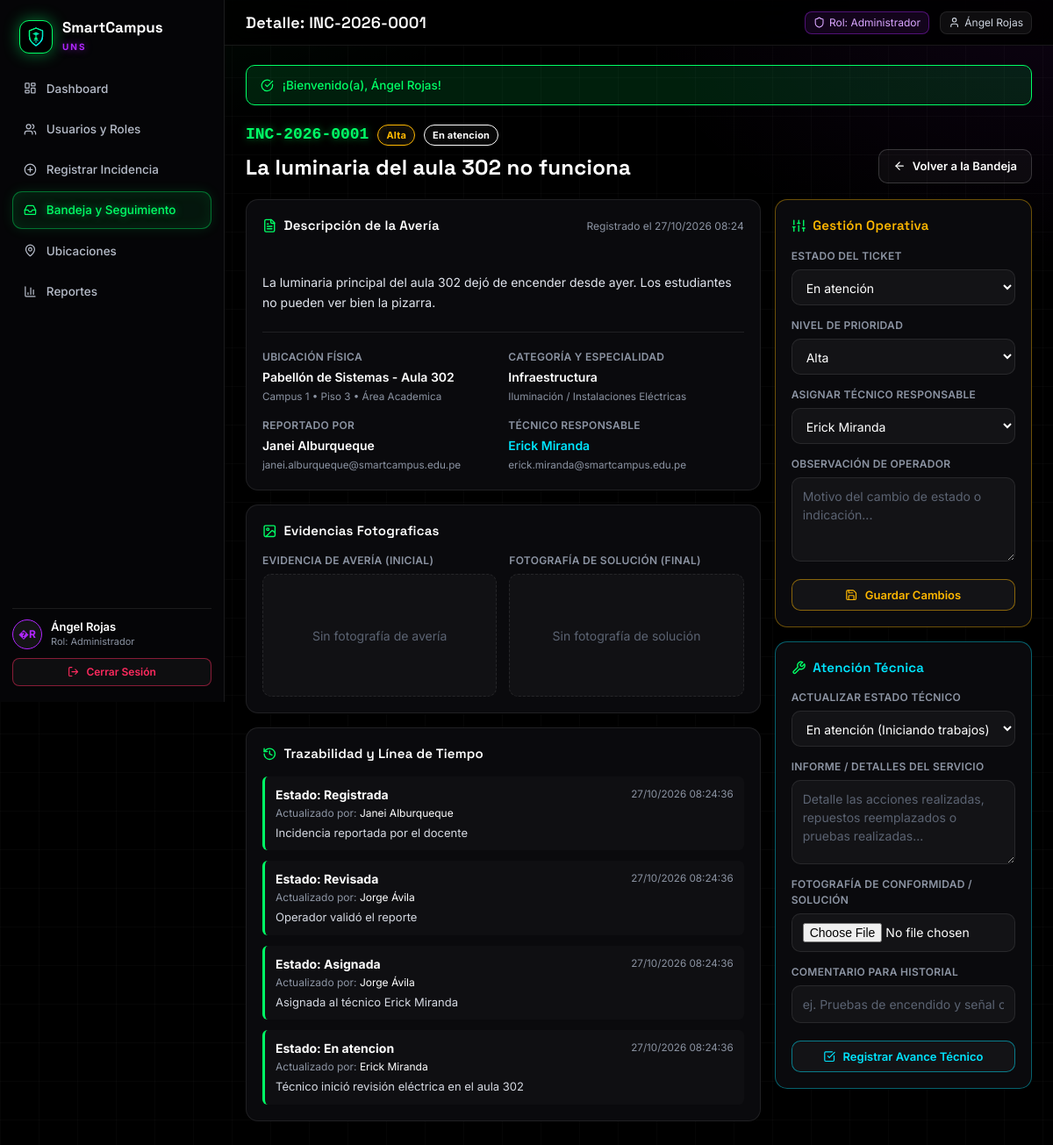
The page /detalle.php?id=1 (signed in) on the database its author committed.
### tables this page shows
CREATE TABLE Incidencias (
    idIncidencia INT AUTO_INCREMENT PRIMARY KEY,
    idReportante INT NOT NULL,
    idTecnico INT NULL,
    idSubCateg INT NOT NULL,
    idUbic INT NOT NULL,
    codIncdencia VARCHAR(30) NOT NULL UNIQUE,
    titulo VARCHAR(200) NOT NULL,
    descripIncidencia TEXT NOT NULL,
    prioridad ENUM('Baja', 'Media', 'Alta', 'Critica') DEFAULT 'Media',
    estado ENUM('Registrada', 'Revisada', 'Asignada', 'En atencion', 'Resuelta') DEFAULT 'Registrada',
    imagen_evidencia LONGTEXT NULL,
    imagen_solucion LONGTEXT NULL,
    informe_tecnico TEXT NULL,
    creadoIncd TIMESTAMP DEFAULT CURRENT_TIMESTAMP,
    actualizado TIMESTAMP DEFAULT CURRENT_TIMESTAMP ON UPDATE CURRENT_TIMESTAMP,
    FOREIGN KEY (idReportante) REFERENCES Usuarios(idUsuario),
    FOREIGN KEY (idTecnico) REFERENCES Usuarios(idUsuario),
    FOREIGN KEY (idSubCateg) REFERENCES SubCategorias(idSubCateg),
    FOREIGN KEY (idUbic) REFERENCES Ubicaciones(idUbic)
);

CREATE TABLE Ubicaciones (
    idUbic INT AUTO_INCREMENT PRIMARY KEY,
    campus VARCHAR(50) NOT NULL,
    pabellon VARCHAR(80) NOT NULL,
    piso VARCHAR(20) NOT NULL,
    aula_espacio VARCHAR(80) NOT NULL,
    area_tipo ENUM('Academica', 'Laboratorio', 'Administrativa', 'Biblioteca', 'Servicios Generales', 'Areas comunes') DEFAULT 'Academica'
);

CREATE TABLE Categorias (
    idCategoria INT AUTO_INCREMENT PRIMARY KEY,
    nomCateg VARCHAR(100) NOT NULL,
    icono VARCHAR(50) NULL,
    color VARCHAR(20) NULL
);

CREATE TABLE SubCategorias (
    idSubCateg INT AUTO_INCREMENT PRIMARY KEY,
    idCategoria INT NOT NULL,
    nomSubCatg VARCHAR(120) NOT NULL,
    FOREIGN KEY (idCategoria) REFERENCES Categorias(idCategoria) ON DELETE CASCADE
);

CREATE TABLE Usuarios (
    idUsuario INT AUTO_INCREMENT PRIMARY KEY,
    idRol INT NOT NULL,
    codUsuario VARCHAR(20) UNIQUE,
    nomUsuario VARCHAR(100) NOT NULL,
    email VARCHAR(120) NOT NULL UNIQUE,
    password VARCHAR(255) NOT NULL,
    departamento VARCHAR(120) NULL,
    activo BOOLEAN DEFAULT TRUE,
    creadoUsr TIMESTAMP DEFAULT CURRENT_TIMESTAMP,
    FOREIGN KEY (idRol) REFERENCES Roles(idRol) ON DELETE RESTRICT
);

CREATE TABLE Historial_Incidencias (
    idHistorial INT AUTO_INCREMENT PRIMARY KEY,
    idIncidencia INT NOT NULL,
    estado_anterior VARCHAR(50) NULL,
    estado_nuevo VARCHAR(50) NOT NULL,
    cambiado_por VARCHAR(120) NOT NULL,
    nota TEXT NULL,
    fecha TIMESTAMP DEFAULT CURRENT_TIMESTAMP,
    FOREIGN KEY (idIncidencia) REFERENCES Incidencias(idIncidencia) ON DELETE CASCADE
);

### includes/auth.php (called while the page is built, shortened)
<?php
function currentUser(): ?array {
    return $_SESSION['usuario'] ?? null;
}

### detalle.php (the view, shortened to what this page needs)
<?php
require_once __DIR__ . '/includes/conexion.php';
require_once __DIR__ . '/includes/auth.php';
$idIncidencia = (int)($_GET['id'] ?? 0);
$sqlInc = "
    SELECT
        i.*,
        u.campus, u.pabellon, u.piso, u.aula_espacio, u.area_tipo,
        rep.nomUsuario as nomReportante, rep.email as emailReportante, rep.departamento as dptoReportante,
        tec.nomUsuario as nomTecnico, tec.email as emailTecnico,
        sc.nomSubCatg as subcategoria,
        c.nomCateg as categoria
    FROM incidencias i
    INNER JOIN usuarios rep ON i.idReportante = rep.idUsuario
    LEFT JOIN usuarios tec ON i.idTecnico = tec.idUsuario
    INNER JOIN ubicaciones u ON i.idUbic = u.idUbic
    INNER JOIN subcategorias sc ON i.idSubCateg = sc.idSubCateg
    INNER JOIN categorias c ON sc.idCategoria = c.idCategoria
    WHERE i.idIncidencia = :id
    LIMIT 1
";
$stmt = $pdo->prepare($sqlInc);
$stmt->execute([':id' => $idIncidencia]);
$inc = $stmt->fetch();
$stmtTec = $pdo->query("
    SELECT u.idUsuario, u.nomUsuario, u.email
    FROM usuarios u
    INNER JOIN roles r ON u.idRol = r.idRol
    WHERE r.nomRol = 'tecnico' AND u.activo = 1
");
$tecnicosDisponibles = $stmtTec->fetchAll();
$stmtHist = $pdo->prepare("
    SELECT * FROM historial_incidencias
    WHERE idIncidencia = :id
    ORDER BY fecha ASC
");
$stmtHist->execute([':id' => $idIncidencia]);
$historial = $stmtHist->fetchAll();
include __DIR__ . '/includes/header.php';
?>
<div class="page-h">
    <div>
        <div style="display:flex;align-items:center;gap:10px;margin-bottom:6px">
            <span class="mono txt-g" style="font-size:18px;font-weight:700"><?= htmlspecialchars($inc['codIncdencia']) ?></span>
            <span class="badge b-<?= htmlspecialchars($inc['prioridad']) ?>"><?= htmlspecialchars($inc['prioridad']) ?></span>
            <span class="badge e-<?= str_replace(' ', '-', htmlspecialchars($inc['estado'])) ?>"><?= htmlspecialchars($inc['estado']) ?></span>
        </div>
        <h1><?= htmlspecialchars($inc['titulo']) ?></h1>
    </div>
    <div>
        <a href="bandeja.php" class="btn">
            <i data-lucide="arrow-left"></i>
            <span>Volver a la Bandeja</span>
        </a>
    </div>
</div>
<div class="grid g-21">
    <div style="display:flex;flex-direction:column;gap:16px">
        <div class="card">
            <div class="card-h">
                <h3><i data-lucide="file-text"></i> Descripción de la Avería</h3>
                <span class="muted" style="font-size:12px">
                    Registrado el <?= date('d/m/Y H:i', strtotime($inc['creadoIncd'])) ?>
                </span>
            </div>
            <div style="font-size:14px;line-height:1.6;color:#e1e5ee;white-space:pre-line;padding:6px 0">
                <?= nl2br(htmlspecialchars($inc['descripIncidencia'])) ?>
            </div>
            <div style="display:grid;grid-template-columns:repeat(2,minmax(0,1fr));gap:12px;margin-top:16px;padding-top:16px;border-top:1px solid var(--border)">
                <div>
                    <label class="lbl">Ubicación Física</label>
                    <div style="font-weight:600;margin-top:3px"><?= htmlspecialchars($inc['pabellon']) ?> - <?= htmlspecialchars($inc['aula_espacio']) ?></div>
                    <small class="muted"><?= htmlspecialchars($inc['campus']) ?> &bull; Piso <?= htmlspecialchars($inc['piso']) ?> &bull; Área <?= htmlspecialchars($inc['area_tipo']) ?></small>
                </div>
                <div>
                    <label class="lbl">Categoría y Especialidad</label>
                    <div style="font-weight:600;margin-top:3px"><?= htmlspecialchars($inc['categoria']) ?></div>
                    <small class="muted"><?= htmlspecialchars($inc['subcategoria']) ?></small>
                </div>
                <div>
                    <label class="lbl">Reportado Por</label>
                    <div style="font-weight:600;margin-top:3px"><?= htmlspecialchars($inc['nomReportante']) ?></div>
                    <small class="muted"><?= htmlspecialchars($inc['emailReportante']) ?></small>
                </div>
                <div>
                    <label class="lbl">Técnico Responsable</label>
                    <div style="font-weight:600;margin-top:3px;color:<?= $inc['nomTecnico'] ? 'var(--c)' : 'var(--muted)' ?>">
                        <?= $inc['nomTecnico'] ? htmlspecialchars($inc['nomTecnico']) : 'Sin técnico asignado' ?>
                    </div>
                    <?php if ($inc['emailTecnico']): ?>
                        <small class="muted"><?= htmlspecialchars($inc['emailTecnico']) ?></small>
                    <?php endif; ?>
                </div>
            </div>
        </div>
        <div class="card">
            <div class="card-h">
                <h3><i data-lucide="image"></i> Evidencias Fotograficas</h3>
            </div>
            <div style="display:grid;grid-template-columns:repeat(auto-fit, minmax(220px, 1fr));gap:14px">
                <div>
                    <label class="lbl" style="margin-bottom:6px;display:block">Evidencia de Avería (Inicial)</label>
                    <?php if (!empty($inc['imagen_evidencia']) && file_exists(__DIR__ . '/' . $inc['imagen_evidencia'])): ?>
                        <a href="<?= htmlspecialchars($inc['imagen_evidencia']) ?>" target="_blank">
                            <img src="<?= htmlspecialchars($inc['imagen_evidencia']) ?>" alt="Evidencia" style="width:100%;height:180px;object-fit:cover;border-radius:10px;border:1px solid var(--border)">
                        </a>
                    <?php else: ?>
                        <div style="height:140px;background:rgba(255,255,255,0.03);border:1px dashed var(--border);border-radius:10px;display:grid;place-items:center;color:var(--dim)">
                            <span>Sin fotografía de avería</span>
                        </div>
                    <?php endif; ?>
                </div>
                <div>
                    <label class="lbl" style="margin-bottom:6px;display:block">Fotografía de Solución (Final)</label>
                    <?php if (!empty($inc['imagen_solucion']) && file_exists(__DIR__ . '/' . $inc['imagen_solucion'])): ?>
                        <a href="<?= htmlspecialchars($inc['imagen_solucion']) ?>" target="_blank">
                            <img src="<?= htmlspecialchars($inc['imagen_solucion']) ?>" alt="Solución" style="width:100%;height:180px;object-fit:cover;border-radius:10px;border:1px solid var(--border)">
                        </a>
                    <?php else: ?>
                        <div style="height:140px;background:rgba(255,255,255,0.03);border:1px dashed var(--border);border-radius:10px;display:grid;place-items:center;color:var(--dim)">
                            <span>Sin fotografía de solución</span>
                        </div>
                    <?php endif; ?>
                </div>
            </div>
        </div>
        <div class="card">
            <div class="card-h">
                <h3><i data-lucide="history"></i> Trazabilidad y Línea de Tiempo</h3>
            </div>
            <div style="display:flex;flex-direction:column;gap:12px;margin-top:8px">
                <?php foreach ($historial as $h): ?>
                    <div style="display:flex;gap:12px;padding:10px 12px;background:rgba(255,255,255,0.02);border-left:3px solid var(--g);border-radius:6px">
                        <div style="min-width:0;flex:1">
                            <div style="display:flex;justify-content:space-between;align-items:center;gap:10px">
                                <b>Estado: <?= htmlspecialchars($h['estado_nuevo']) ?></b>
                                <small class="muted"><?= date('d/m/Y H:i:s', strtotime($h['fecha'])) ?></small>
                            </div>
                            <div style="font-size:12px;color:var(--muted);margin-top:2px">
                                Actualizado por: <span style="color:#fff"><?= htmlspecialchars($h['cambiado_por']) ?></span>
                            </div>
                            <?php if (!empty($h['nota'])): ?>
                                <div style="font-size:13px;margin-top:4px;color:#d5d9e2">
                                    <?= htmlspecialchars($h['nota']) ?>
                                </div>
                            <?php endif; ?>
                        </div>
                    </div>
                <?php endforeach; ?>
            </div>
        </div>
    </div>
    <div>
        <?php if ($rol === 'operador' || $rol === 'administrador'): ?>
            <div class="card" style="margin-bottom:16px;border-color:rgba(255,184,0,0.4)">
                <div class="card-h">
                    <h3 style="color:var(--a)"><i data-lucide="sliders"></i> Gestión Operativa</h3>
                </div>
                <form method="POST" action="detalle.php?id=<?= $idIncidencia ?>">
                    <div class="field">
                        <label for="estado">Estado del Ticket</label>
                        <select id="estado" name="estado">
                            <option value="En atencion" <?= $inc['estado'] === 'En atencion' ? 'selected' : '' ?>>En atención</option>
                        </select>
                    </div>
                    <div class="field">
                        <label for="prioridad">Nivel de Prioridad</label>
                        <select id="prioridad" name="prioridad">
                            <option value="Alta" <?= $inc['prioridad'] === 'Alta' ? 'selected' : '' ?>>Alta</option>
                        </select>
                    </div>
                    <div class="field">
                        <label for="idTecnico">Asignar Técnico Responsable</label>
                        <select id="idTecnico" name="idTecnico">
                            <?php foreach ($tecnicosDisponibles as $t): ?>
                                <option value="<?= $t['idUsuario'] ?>" <?= ((int)$inc['idTecnico'] === (int)$t['idUsuario']) ? 'selected' : '' ?>>
                                    <?= htmlspecialchars($t['nomUsuario']) ?>
                                </option>
                            <?php endforeach; ?>
                        </select>
                    </div>
                    <div class="field">
                        <label for="nota_op">Observación de Operador</label>
                        <textarea id="nota_op" name="nota" rows="2" placeholder="Motivo del cambio de estado o indicación..."></textarea>
                    </div>
                    <button type="submit" class="btn btn-amber btn-block" style="margin-top:6px">
                        <i data-lucide="save"></i>
                        <span>Guardar Cambios</span>
                    </button>
                </form>
            </div>
        <?php endif; ?>
        <?php if ($rol === 'tecnico' || $rol === 'administrador'): ?>
            <div class="card" style="border-color:rgba(0,229,255,0.4)">
                <div class="card-h">
                    <h3 style="color:var(--c)"><i data-lucide="wrench"></i> Atención Técnica</h3>
                </div>
                <form method="POST" action="detalle.php?id=<?= $idIncidencia ?>" enctype="multipart/form-data">
                    <div class="field">
                        <label for="estado_tec">Actualizar Estado Técnico</label>
                        <select id="estado_tec" name="estado">
                            <option value="En atencion" <?= $inc['estado'] === 'En atencion' ? 'selected' : '' ?>>En atención (Iniciando trabajos)</option>
                        </select>
                    </div>
                    <div class="field">
                        <label for="informe_tecnico">Informe / Detalles del Servicio</label>
                        <textarea id="informe_tecnico" name="informe_tecnico" rows="3" placeholder="Detalle las acciones realizadas, repuestos reemplazados o pruebas realizadas..."><?= htmlspecialchars($inc['informe_tecnico'] ?? '') ?></textarea>
                    </div>
                    <div class="field">
                        <label for="solucion">Fotografía de Conformidad / Solución</label>
                        <input type="file" id="solucion" name="solucion" accept="image/*">
                    </div>
                    <div class="field">
                        <label for="nota_tec">Comentario para Historial</label>
                        <input type="text" id="nota_tec" name="nota" placeholder="ej. Pruebas de encendido y señal conformes.">
                    </div>
                    <button type="submit" class="btn btn-cyan btn-block" style="margin-top:6px">
                        <i data-lucide="check-square"></i>
                        <span>Registrar Avance Técnico</span>
                    </button>
                </form>
            </div>
        <?php endif; ?>
    </div>
</div>
<?php include __DIR__ . '/includes/footer.php'; ?>

### rows shown on the page
incidencias: codIncdencia "INC-2026-0001", prioridad "Alta", estado "En atencion", titulo "La luminaria del aula 302 no funciona", creadoIncd "27/10/2026 08:24", descripIncidencia "La luminaria principal del aula 302 dejó de encender desde ayer. Los estudiantes no pueden ver bien la pizarra.", idUbic.pabellon "Pabellón de Sistemas", idUbic.aula_espacio "Aula 302", idUbic.campus "Campus 1", idUbic.piso "3", idUbic.area_tipo "Academica", categorias.nomCateg "Infraestructura", idSubCateg.nomSubCatg "Iluminación / Instalaciones Eléctricas", idReportante.nomUsuario "Janei Alburqueque", idReportante.email "janei.alburqueque@smartcampus.edu.pe", idTecnico.nomUsuario "Erick Miranda", idTecnico.email "erick.miranda@smartcampus.edu.pe", estado "En atención", idTecnico "Erick Miranda", estado "En atención (Iniciando trabajos)"
historial_incidencias: estado_nuevo "Registrada", fecha "27/10/2026 08:24:36", cambiado_por "Janei Alburqueque", nota "Incidencia reportada por el docente"
historial_incidencias: estado_nuevo "Revisada", fecha "27/10/2026 08:24:36", cambiado_por "Jorge Ávila", nota "Operador validó el reporte"
historial_incidencias: estado_nuevo "Asignada", fecha "27/10/2026 08:24:36", cambiado_por "Jorge Ávila", nota "Asignada al técnico Erick Miranda"
historial_incidencias: estado_nuevo "En atencion", fecha "27/10/2026 08:24:36", cambiado_por "Erick Miranda", nota "Técnico inició revisión eléctrica en el aula 302"

### other values the page prints
$iniciales "�R"
$user['nomUsuario'] "Ángel Rojas"
$rol "Administrador"
$tituloPagina "Detalle: INC-2026-0001"
$flash['mensaje'] "¡Bienvenido(a), Ángel Rojas!"
